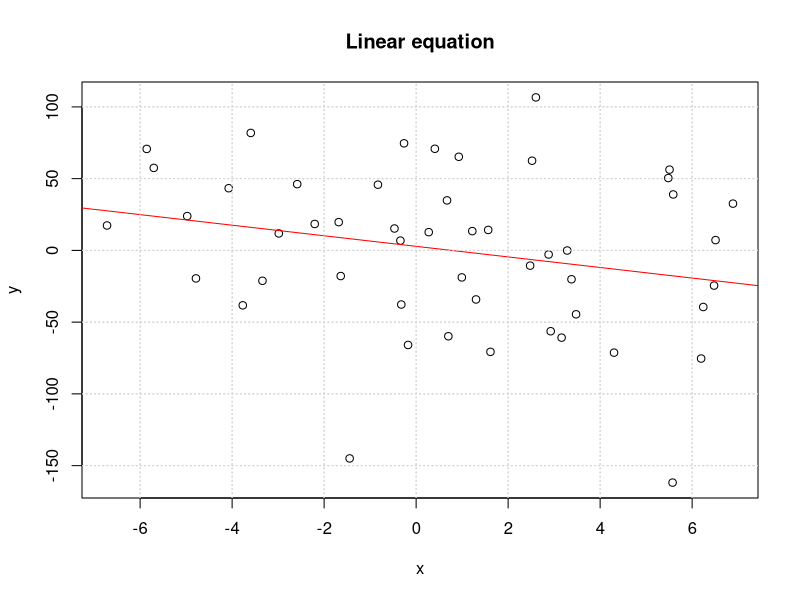
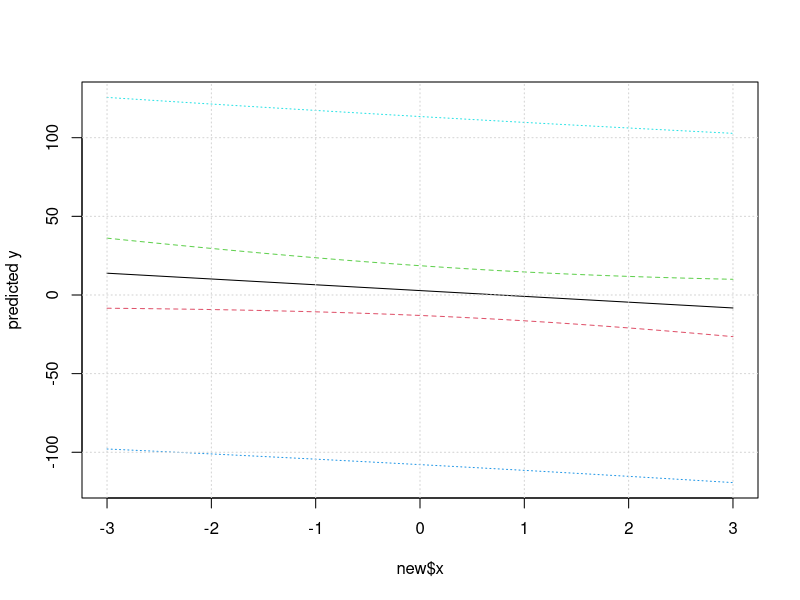

Recreate these plots in R, in order.
# Defining the equation
x = runif(50,-7,7)
y = 5-6*x+rnorm(50,0,50)
# Ploting the equation
plot(x,y)
title('Linear equation')
grid()
# Linear model
L = lm(y~x)
summary(L)
# the output is the coefficienties: (Intercept -> a0hat)/ (x -> a1hat

# L$coefficients: exact values
L$coefficients
abline(L,col='red')

# Calling for help in R
#help(predict.lm)

# Prediction of y_hat associated to the training sample
# Prediction associated to a new observaton
predict(L)
# Creating new data set
new = data.frame(x = seq(-3,3,0.1))

# Obtaining the confidence interval and prediction
# The prediction always require a new data set (new observation)
pred.w.plim <- predict(L, new, interval = "prediction")
# The confidence does not always require a new data set E[y]
pred.w.clim <- predict(L, new, interval = "confidence")
#matplot(new$x, cbind(pred.w.clim, pred.w.plim[,-1]), lty = c(1,2,2,3,3), type = "l", ylab = "predicted y")
grid()
# Plotting individually:
matplot(new$x, cbind(pred.w.clim, pred.w.plim[,-1]), lty = c(1,2,2,3,3), type = "l", ylab = "predicted y")
grid()
